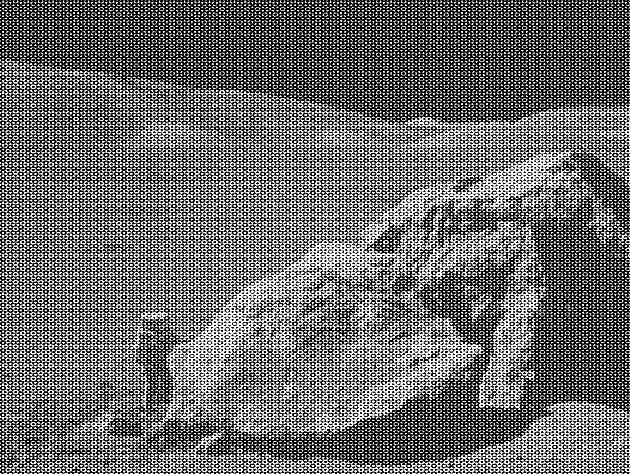
#> input picture images/moonlanding.png, 630 x 474 px
$ jupyter execute --allow-errors 09ex_numerical.ipynb
#> lines starting #> are read from the running program, lines starting #| are printed output that depends on the picture
# Exercise 9

[cell 1]
import numpy as np
import matplotlib.pyplot as plt
import scipy.optimize as op
from scipy.integrate import odeint
import pandas as pd
from scipy import fftpack

## 1. 2D minimization of a six-hump camelback function

$$f(x,y) = \left(4-2.1x^2+\frac{x^4}{3} \right) x^2 +xy + (4y^2 -4)y^2$$

has multiple global and local minima.

- Find the global minima of this function
- How many global minima are there, and what is the function value at those points?
- What happens for an initial guess of $(x, y) = (0, 0)$?

Hints:

* Variables can be restricted to $-2 < x < 2$ and $-1 < y < 1$.
* Use `numpy.meshgrid()` and `pylab.imshow()` to find visually the regions.
* Use `scipy.optimize.minimize()`, optionally trying its optional arguments.

[cell 2]
def f(params):
    x = params[0]
    y = params[1]
    return (4 - 2.1*x**2 + (x**4/3))*x**2 + x*y + (4*y**2 - 4)*y**2

x = np.linspace(-2,2, 100)
y = np.linspace(-1,1, 100)
xx, yy = np.meshgrid(x, y)
plt.contourf(xx, yy, f([xx, yy]))
plt.colorbar()
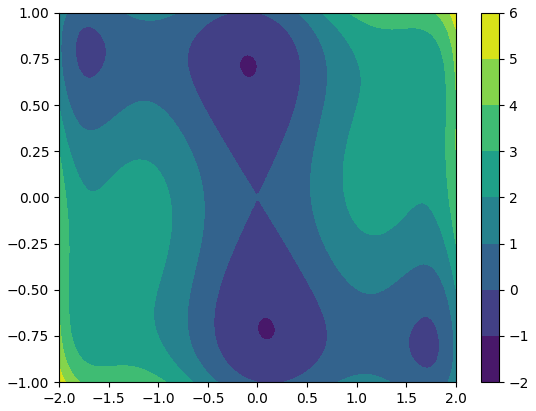
#> figure drawn by matplotlib, 2 panels

There are two global minimas, at approximately (0.0, -0.75) and (0.0, 0.75), the function value is aproximately -2 in these points.

[cell 3]
sol1 = op.minimize(f, [0, 0.5]).x
print(sol1)
sol2 = op.minimize(f, [0, -0.5]).x
print(sol2)

## 2. Non-linear ODE: the damped pendulum

The equation of the motion that a pendulum makes with respect to the angle $\theta$ with the vertical is given by:

$$\frac{d^2\theta}{dt^2} = -\frac{1}{Q} \frac{d\theta}{dt} + \sin\theta + d \cos\Omega t$$

where $t$ is time, $Q$ is the damping factor, $d$ is the forcing amplitude, and $\Omega$ is the driving frequency of the forcing.

This second order ODE needs to be written as two coupled first order ODEs defining a new variable $\omega \equiv d\theta/dt$:

$$\frac{d\theta}{dt} = \omega$$
$$\frac{d\omega}{dt} = -\frac{1}{Q}\,\omega + \sin\theta + d \cos\Omega t$$

Consider the initial conditions $\theta_0 = \omega_0 = 0$, and $Q = 2.0$, $d = 1.5$, and $\Omega = 0.65$.

 - Solve the ODE with `odeint` over a pariod of 200 time steps
 - Create two plots, one of $\theta$ as a function of the time, and $\omega$ as a function of the time
 - **Optional**: determine if there is a set of parameters for which the motion is chaotic.

[cell 4]
t = np.linspace(0, 200, 200)
Q = 2.0
d = 1.5
omega = 0.65

def pen(init, t):
    theta, w = init

    dqdt = w
    dwdt = -(1/Q)*w + np.sin(theta) + d*np.cos(omega*t)
    return [dqdt, dwdt]


w_0 = 0
q_0 = 0

init_0 = [w_0, q_0]

sol = odeint(pen, init_0, t)

arr1,arr2=np.split(sol,2,axis=1)

[cell 5]
plt.plot(t, arr1)
plt.plot(t, arr2)
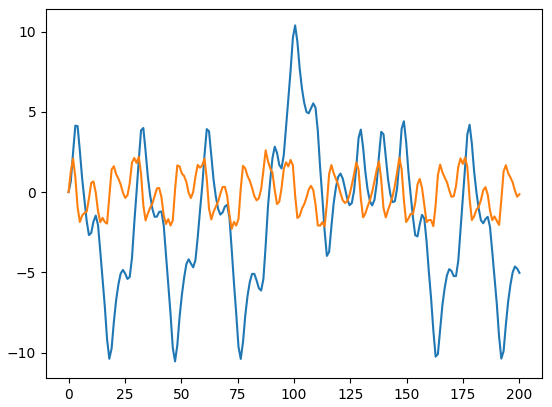
#> figure drawn by matplotlib, 1 panel; curve peaks at x = 100.5, y = 10.39; curve peaks at x = 87.44, y = 2.6

## 3. FFT of a simple dataset

Perform a periodicity analysis on the lynxs-hares population, i.e. determine what is the period of the population of these animals.

The dataset is the one dowloaded at the beginning of Lecture 06:

 - `!wget https://www.dropbox.com/s/ebe1cnyd2gm836a/populations.txt -P data/`

#> (a cell that did not finish here is left out)

The period is aproximately 10 years.

#> (a cell that did not finish here is left out)

The period is approximately 10 years.

#> (a cell that did not finish here is left out)

## 4. FFT of an image

Write a filter that removes the periodic noise from the `moonlanding.png` image by using a 2-dimensional FFT.

* Import the image as a 2D numpy array using `plt.imread("images/moonlanding.png")`. Examine the image with `plt.imshow()`, which is heavily contaminated with periodic noise.
* Check the documentation of the `scipy.fftpack` package, and find the method that performs a 2D FFT. Plot the spectrum (Fourier transform of) the image. **Hint**: use `LogNorm` to plot the colors in log scale:
```Python
from matplotlib.colors import LogNorm
plt.imshow(image, norm=LogNorm(vmin=5))
```
* Inspect the spectrum, and try to locate the regions of the power spectrum that contain the signal and those which contain the periodic noise. Use array slicing to set the noise regions to zero.
* Apply the inverse Fourier transform to plot the resulting image.

[cell 9]
imNum = plt.imread("../images/moonlanding.png")
#> imNum is the input picture: shape (474, 630) float32; min 0, max 1, mean 0.424
plt.imshow(imNum)

[cell 10]
from matplotlib.colors import LogNorm
from scipy.fftpack import fft2

image = fft2(np.array(imNum))
#print(image)
plt.imshow(np.abs(image), norm=LogNorm(vmin=5))
plt.show()
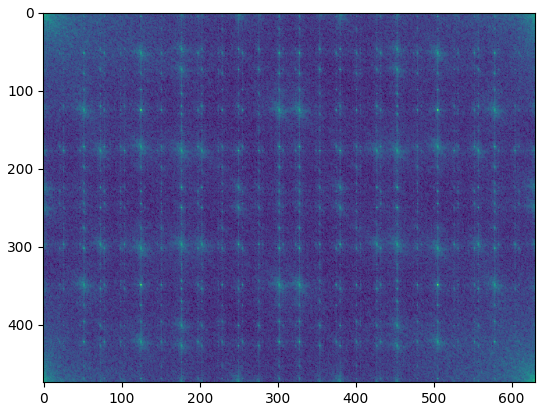
#> figure drawn by matplotlib, 1 panel

keep_frac = 0.1
image_2 = image.copy()
r,c = image_2.shape
#> r = 474; c = 630

image_2[int(r*keep_frac):int(r*(1-keep_frac))]=0
image_2[:,int(c*keep_frac):int(c*(1-keep_frac))]=0


plt.imshow(np.abs(image_2), norm=LogNorm(vmin=5))
plt.show()
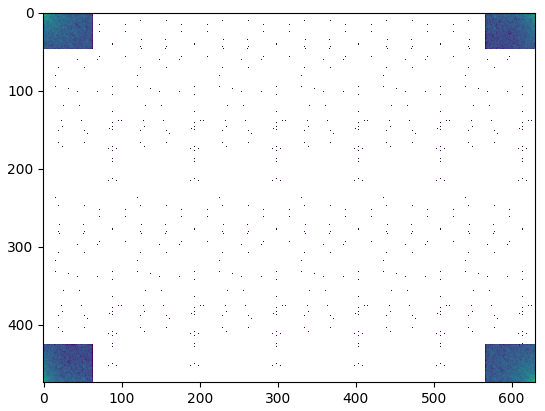
#> figure drawn by matplotlib, 1 panel

[cell 11]
new_image = fft2(image_2).real
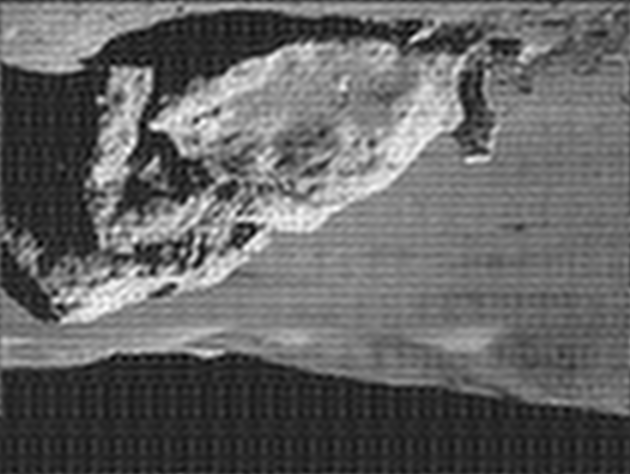
#> new_image: shape (474, 630) float32; min 55062.4, max 236223.5, mean 126598.5; drawn with min black and max white
plt.imshow((new_image))
plt.ylim(0,475)
plt.show()
